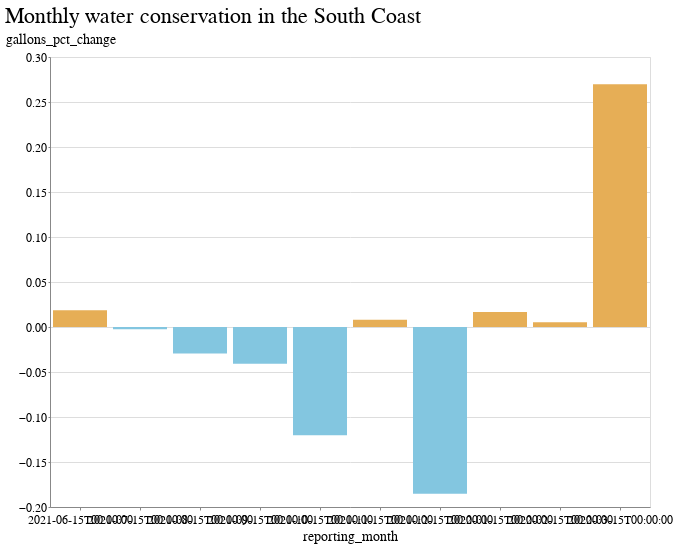

Notebook source saved alongside this figure:
### Markdown cell above
### Charts

### Code cell
alt.Chart(
    regions_df[regions_df.hydrologic_region=="South Coast"]
).mark_bar().encode(
    x="reporting_month:O",
    y="gallons_pct_change:Q",
    color=alt.condition(
        alt.datum.gallons_pct_change > 0,
        alt.value("#e6ae56"),  # The positive color
        alt.value("#83c6e0")  # The negative color
    ),
    tooltip=["gallons_pct_change"]
).properties(title="Monthly water conservation in the South Coast", width=600)

### Figure 1 — Vega-Lite specification as saved in the notebook (floating-point values rounded to 4 significant figures)
{"config": {"view": {"width": 800, "height": 450}, "background": "#ffffff", "title": {"anchor": "start", "font": "BentonGothic-Bold, sans", "fontColor": "#000000", "fontSize": 22, "fontWeight": "normal"}, "arc": {"fill": "#82c6df"}, "area": {"fill": "#82c6df"}, "line": {"stroke": "#82c6df", "strokeWidth": 3}, "path": {"stroke": "#82c6df"}, "rect": {"fill": "#82c6df"}, "shape": {"stroke": "#82c6df"}, "bar": {"fill": "#82c6df"}, "point": {"stroke": "#82c6df"}, "symbol": {"fill": "#82c6df", "size": 30}, "axis": {"titleFont": "BentonGothic-Bold, sans", "titleFontSize": 14, "titleFontWeight": "normal", "labelFont": "BentonGothic, sans", "labelFontSize": 12, "labelFontWeight": "normal"}, "axisX": {"labelAngle": 0, "labelPadding": 4, "tickSize": 3}, "axisY": {"labelBaseline": "middle", "maxExtent": 45, "minExtent": 45, "tickSize": 2, "titleAlign": "left", "titleAngle": 0, "titleX": -45, "titleY": -11}, "legend": {"titleFont": "BentonGothic-Bold, sans", "titleFontSize": 14, "titleFontWeight": "normal", "symbolType": "square", "labelFont": "BentonGothic, sans", "labelFontSize": 13}, "range": {"category": ["#3580b1", "#ec8431", "#ab7fb4", "#c89d29", "#adc839", "#829eb1"], "diverging": ["#e68a4f", "#f4bb6a", "#f9e39c", "#dadfe2", "#a6b7c6", "#849eae"], "heatmap": ["#fbf2c7", "#f9e39c", "#f8d36e", "#f4bb6a", "#e68a4f", "#d15a40", "#ab4232"], "ordinal": ["#fbf2c7", "#f9e39c", "#f8d36e", "#f4bb6a", "#e68a4f", "#d15a40", "#ab4232"], "ramp": ["#fbf2c7", "#f9e39c", "#f8d36e", "#f4bb6a", "#e68a4f", "#d15a40", "#ab4232"]}}, "data": {"name": "data-61fa96dc4eb559d6fcdcfe7400dcab21"}, "mark": "bar", "encoding": {"color": {"condition": {"value": "#e6ae56", "test": "(datum.gallons_pct_change > 0)"}, "value": "#83c6e0"}, "tooltip": [{"field": "gallons_pct_change", "type": "quantitative"}], "x": {"field": "reporting_month", "type": "ordinal"}, "y": {"field": "gallons_pct_change", "type": "quantitative"}}, "title": "Monthly water conservation in the South Coast", "width": 600, "$schema": "https://vega.github.io/schema/vega-lite/v4.17.0.json", "datasets": {"data-61fa96dc4eb559d6fcdcfe7400dcab21": [{"hydrologic_region": "South Coast", "reporting_month": "2021-06-15T00:00:00", "total_gallons_current": 91520000000.0, "total_gallons_baseline": 89860000000.0, "supplier_name": 172, "gallons_pct_change": 0.01854}, {"hydrologic_region": "South Coast", "reporting_month": "2021-07-15T00:00:00", "total_gallons_current": 98840000000.0, "total_gallons_baseline": 99080000000.0, "supplier_name": 175, "gallons_pct_change": -0.0024}, {"hydrologic_region": "South Coast", "reporting_month": "2021-08-15T00:00:00", "total_gallons_current": 99530000000.0, "total_gallons_baseline": 102600000000.0, "supplier_name": 176, "gallons_pct_change": -0.02957}, {"hydrologic_region": "South Coast", "reporting_month": "2021-09-15T00:00:00", "total_gallons_current": 91810000000.0, "total_gallons_baseline": 95740000000.0, "supplier_name": 176, "gallons_pct_change": -0.04096}, {"hydrologic_region": "South Coast", "reporting_month": "2021-10-15T00:00:00", "total_gallons_current": 80640000000.0, "total_gallons_baseline": 91660000000.0, "supplier_name": 175, "gallons_pct_change": -0.1202}, {"hydrologic_region": "South Coast", "reporting_month": "2021-11-15T00:00:00", "total_gallons_current": 76030000000.0, "total_gallons_baseline": 75420000000.0, "supplier_name": 175, "gallons_pct_change": 0.008049}, {"hydrologic_region": "South Coast", "reporting_month": "2021-12-15T00:00:00", "total_gallons_current": 60820000000.0, "total_gallons_baseline": 74630000000.0, "supplier_name": 173, "gallons_pct_change": -0.1851}, {"hydrologic_region": "South Coast", "reporting_month": "2022-01-15T00:00:00", "total_gallons_current": 61450000000.0, "total_gallons_baseline": 60430000000.0, "supplier_name": 168, "gallons_pct_change": 0.01678}, {"hydrologic_region": "South Coast", "reporting_month": "2022-02-15T00:00:00", "total_gallons_current": 63970000000.0, "total_gallons_baseline": 63630000000.0, "supplier_name": 167, "gallons_pct_change": 0.005216}, {"hydrologic_region": "South Coast", "reporting_month": "2022-03-15T00:00:00", "total_gallons_current": 72250000000.0, "total_gallons_baseline": 56900000000.0, "supplier_name": 164, "gallons_pct_change": 0.2697}]}}
